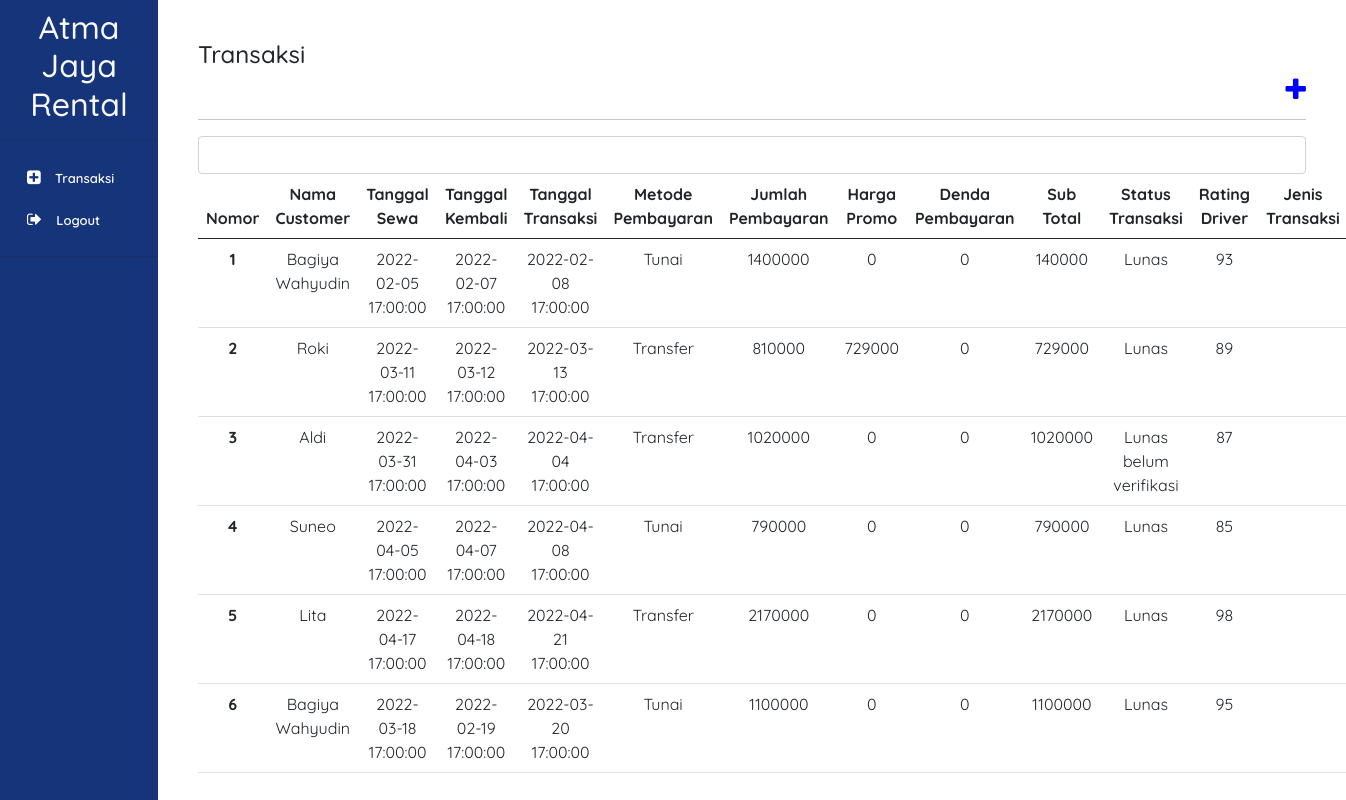
/page/transaksi.php (signed in), run on the app's committed database.
### tables this page shows
CREATE TABLE `transaksi` (
  `ID_TRANSAKSI` varchar(5) NOT NULL,
  `ID_CUSTOMER` int(3) UNSIGNED ZEROFILL NOT NULL,
  `ID_DRIVER` bigint(3) UNSIGNED ZEROFILL DEFAULT NULL,
  `ID_KENDARAAN` int(7) UNSIGNED ZEROFILL NOT NULL,
  `ID_PROMO` bigint(3) DEFAULT NULL,
  `ID_PEGAWAI` int(5) UNSIGNED ZEROFILL NOT NULL,
  `NO_KTP` char(17) DEFAULT NULL,
  `NO_SIM` char(17) DEFAULT NULL,
  `TANGGAL_SEWA` timestamp NULL DEFAULT NULL,
  `TANGGAL_SELESAI` timestamp NULL DEFAULT NULL,
  `TANGGAL_TRANSAKSI` timestamp NULL DEFAULT NULL,
  `METODE_PEMBAYARAN` varchar(10) DEFAULT NULL,
  `JUMLAH_PEMBAYARAN` float DEFAULT NULL,
  `HARGA_PROMO` float NOT NULL,
  `DENDA_PEMBAYARAN` float NOT NULL,
  `SUB_TOTAL` float NOT NULL,
  `STATUS_TRANSAKSI` varchar(50) NOT NULL,
  `RATING_DRIVER` decimal(3,0) NOT NULL,
  `JENIS_TRANSAKSI` varchar(50) NOT NULL,
  `FORMAT_TRANSAKSI` varchar(5) NOT NULL
);

CREATE TABLE `customer` (
  `ID_CUSTOMER` int(3) UNSIGNED ZEROFILL NOT NULL,
  `NAMA_CUSTOMER` varchar(100) DEFAULT NULL,
  `ALAMAT_CUSTOMER` varchar(100) DEFAULT NULL,
  `TANGGAL_LAHIR_CUSTOMER` date DEFAULT NULL,
  `JENIS_KELAMIN_CUSTOMER` varchar(100) DEFAULT NULL,
  `EMAIL_CUSTOMER` varchar(100) DEFAULT NULL,
  `PASSWORD_CUSTOMER` varchar(150) NOT NULL,
  `NO_TELP_CUSTOMER` char(15) DEFAULT NULL,
  `NOMOR_CUSTOMER` varchar(10) NOT NULL
);

### page/transaksi.php (the view, shortened to what this page needs)
<?php
 include '../component/sidebarCustomer.php'
?>
<!doctype html>
<html lang="en">
  <head>
    <link href="https://cdn.jsdelivr.net/npm/bootstrap@5.0.2/dist/css/bootstrap.min.css" rel="stylesheet">
    <link href="style.css" rel="stylesheet">
    <div class="container p-3 m-4 h-100" style="background-color: #FFFFFF" >
        <h4 >Transaksi</h4>
        <div class="d-grid gap-2">
            <a href="./tambahTransaksiPage.php?id='.$data[0].'"><i style="color:blue" class="fa fa-plus fa-2x pull-right" ></i></a>
        </div>
        <hr>
            <table class="table">
                <thead>
                    <tr>
                        <th style="text-align:center"scope="col">Nomor</th>
                        <th style="text-align:center"scope="col">Nama Customer</th>
                        <th style="text-align:center"scope="col">Tanggal Sewa</th>
                        <th style="text-align:center"scope="col">Tanggal Kembali</th>
                        <th style="text-align:center"scope="col">Tanggal Transaksi</th>
                        <th style="text-align:center"scope="col">Metode Pembayaran</th>
                        <th style="text-align:center"scope="col">Jumlah Pembayaran</th>
                        <th style="text-align:center"scope="col">Harga Promo</th>
                        <th style="text-align:center"scope="col">Denda Pembayaran</th>
                        <th style="text-align:center"scope="col">Sub Total</th>
                        <th style="text-align:center"scope="col">Status Transaksi</th>
                        <th style="text-align:center"scope="col">Rating Driver</th>
                        <th style="text-align:center"scope="col">Jenis Transaksi</th>
                    </tr>
                </thead>
                <tbody>
                <form action="./transaksi.php" method="post">
                    <input type="search" class="form-control" id="nama_customer" name="nama_customer" aria-describedby="emailHelp">
                </form>
                <tbody>
                <?php
                if(isset($_POST['cari'])){
                    include('../db.php');
                    $nama_customer = $_POST['nama_customer'];
                    $query = mysqli_query($con, "SELECT * FROM transaksi t JOIN customer c ON t.id_customer = c.id_customer JOIN driver d ON d.id_driver = t.id_driver JOIN kendaraan k ON k.id_kendaraan = t.id_kendaraan WHERE nama_customer LIKE '%$nama_customer%'") or die(mysqli_error($con));
                }else{
                    $query = mysqli_query($con, "SELECT * FROM transaksi t JOIN customer c ON t.id_customer = c.id_customer JOIN driver d ON d.id_driver = t.id_driver JOIN kendaraan k ON k.id_kendaraan = t.id_kendaraan") or die(mysqli_error($con));
                }
                    if (mysqli_num_rows($query) == 0) {
                        echo '<tr> <td colspan="7"> Tidak ada data </td> </tr>';
                    }else{
                        $no = 1;
                    while($data = mysqli_fetch_array($query)){
                        echo'
    <tr style="text-align:center">
        <th scope="row">'.$no.'</th>
        <td >'.$data[21].'</td>
        <td>'.$data[8].'</td>
        <td>'.$data[9].'</td>
        <td>'.$data[10].'</td>
        <td>'.$data[11].'</td>
        <td>'.$data[12].'</td>
        <td>'.$data[13].'</td>
        <td>'.$data[14].'</td>
        <td>'.$data[15].'</td>
        <td>'.$data[16].'</td>
        <td>'.$data[17].'</td>
        <td>'.$data[18].'</td>
        <td>
            <a href="./editTransaksiPage.php?id_transaksi='.$data[0].'&id_customer='.$data[1].'&id_driver='.$data[2].'&id_kendaraan='.$data[3].'&id_promo='.$data[4].'&id_pegawai='.$data[5].'&metode_pembayaran='.$data[11].'"><i style="color: green" class="fa fa-edit"></i></a>
            <a href="../process/hapusTransaksiProcess.php?id='.$data[0].'"
                onClick="return confirm ( \'Ingin melakukan aksi ini?\')">
                <i style="color: red" class="fa fa-trash"></i>
            </a>
        </td>
    </tr>';
 $no++;
    }
    }
    ?>
 </tbody>
 </table>
 </div>
 </aside>
</body>
</html>

### component/sidebarCustomer.php (shortened to what this page needs)
<!doctype html>
<html lang="en">
<head>
<link href="https://cdn.jsdelivr.net/npm/bootstrap@5.0.2/dist/css/bootstrap.
min.css" rel="stylesheet" integrity="sha384-EVSTQN3/azprG1Anm3QDgpJLIm9Nao0Yz1ztcQTwFspd3yD65Vohhpuu-
COmLASjC">
<link rel="stylesheet" href="./style.css">
<link rel="stylesheet" href="https://cdnjs.cloudflare.com/ajax/libs/font-awesome/4.7.0/css/font-awesome.
min.css">
</head>
<body>
<aside >
<div class="d-flex">
<div class="side-bar">
<h2 class="text-light text-center pt-2">Atma Jaya Rental</h2>
<hr>
<div class="menu">
<div class="content-menu " >
<i class="fa fa-plus-square"></i>
<a href="./transaksi.php" style="font-weight:600">Transaksi</a>
</div>
<div class="content-menu " >
<i class="fa fa-sign-out"></i>
<a href="../process/logoutCustomerProcess.php" style="font-weight:600">Logout</a>
</div>
<hr>
</div>
</div>

### style/style.css (style rules this page uses)
* { font-family: 'Quicksand', sans-serif; }

### component/sidebarCustomer.php (style rules this page uses)
* { font-family: "Quicksand", sans-serif; }
.side-bar { width: 260px; background-color: #16347A; min-height: 100vh; }
a { padding-left: 10px; font-size: 13px; text-decoration: none !important; color: #ffffff !important; }
.menu i { padding-left: 20px; }
.menu .content-menu { padding: 9px 7px; }
i { color:white; }

### data on the page
transaksi: ID_CUSTOMER.NAMA_CUSTOMER "Bagiya Wahyudin", TANGGAL_SEWA "2022-02-05 17:00:00", TANGGAL_SELESAI "2022-02-07 17:00:00", TANGGAL_TRANSAKSI "2022-02-08 17:00:00", METODE_PEMBAYARAN "Tunai", JUMLAH_PEMBAYARAN "1400000", HARGA_PROMO "0", DENDA_PEMBAYARAN "0", SUB_TOTAL "140000", STATUS_TRANSAKSI "Lunas", RATING_DRIVER "93"
transaksi: ID_CUSTOMER.NAMA_CUSTOMER "Roki", TANGGAL_SEWA "2022-03-11 17:00:00", TANGGAL_SELESAI "2022-03-12 17:00:00", TANGGAL_TRANSAKSI "2022-03-13 17:00:00", METODE_PEMBAYARAN "Transfer", JUMLAH_PEMBAYARAN "810000", HARGA_PROMO "729000", DENDA_PEMBAYARAN "0", SUB_TOTAL "729000", STATUS_TRANSAKSI "Lunas", RATING_DRIVER "89"
transaksi: ID_CUSTOMER.NAMA_CUSTOMER "Aldi", TANGGAL_SEWA "2022-03-31 17:00:00", TANGGAL_SELESAI "2022-04-03 17:00:00", TANGGAL_TRANSAKSI "2022-04-04 17:00:00", METODE_PEMBAYARAN "Transfer", JUMLAH_PEMBAYARAN "1020000", HARGA_PROMO "0", DENDA_PEMBAYARAN "0", SUB_TOTAL "1020000", STATUS_TRANSAKSI "Lunas belum verifikasi", RATING_DRIVER "87"
transaksi: ID_CUSTOMER.NAMA_CUSTOMER "Suneo", TANGGAL_SEWA "2022-04-05 17:00:00", TANGGAL_SELESAI "2022-04-07 17:00:00", TANGGAL_TRANSAKSI "2022-04-08 17:00:00", METODE_PEMBAYARAN "Tunai", JUMLAH_PEMBAYARAN "790000", HARGA_PROMO "0", DENDA_PEMBAYARAN "0", SUB_TOTAL "790000", STATUS_TRANSAKSI "Lunas", RATING_DRIVER "85"
transaksi: ID_CUSTOMER.NAMA_CUSTOMER "Lita", TANGGAL_SEWA "2022-04-17 17:00:00", TANGGAL_SELESAI "2022-04-18 17:00:00", TANGGAL_TRANSAKSI "2022-04-21 17:00:00", METODE_PEMBAYARAN "Transfer", JUMLAH_PEMBAYARAN "2170000", HARGA_PROMO "0", DENDA_PEMBAYARAN "0", SUB_TOTAL "2170000", STATUS_TRANSAKSI "Lunas", RATING_DRIVER "98"
transaksi: ID_CUSTOMER.NAMA_CUSTOMER "Bagiya Wahyudin", TANGGAL_SEWA "2022-03-18 17:00:00", TANGGAL_SELESAI "2022-02-19 17:00:00", TANGGAL_TRANSAKSI "2022-03-20 17:00:00", METODE_PEMBAYARAN "Tunai", JUMLAH_PEMBAYARAN "1100000", HARGA_PROMO "0", DENDA_PEMBAYARAN "0", SUB_TOTAL "1100000", STATUS_TRANSAKSI "Lunas", RATING_DRIVER "95"
